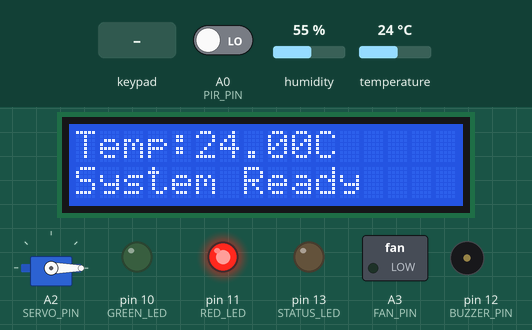
Simulated run of this sketch. Board: Arduino Uno, built with avr-gcc and run on an emulated ATmega328P. Shown: servo, 16×2 character LCD, switched loads named in the sketch (green lamp = pin HIGH), output pins drawn as LEDs (lit = HIGH), buzzer (waves = sounding). Inputs (shaded band) come from the test bench; at power-on: A0 (PIR_PIN) LOW, temperature 24 °C, humidity 55 %.

Above: at 3.2 s.
3.3 s: keypad keys 1 2 3 4 # pressed 0.4 s apart
At 3.51 s:
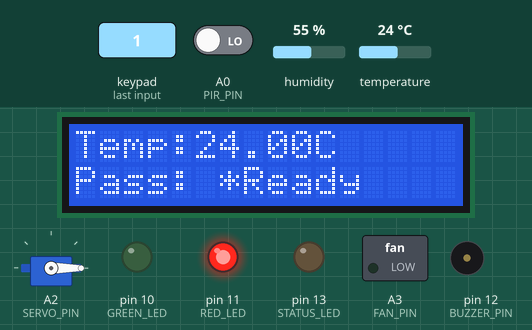
At 6.3 s:
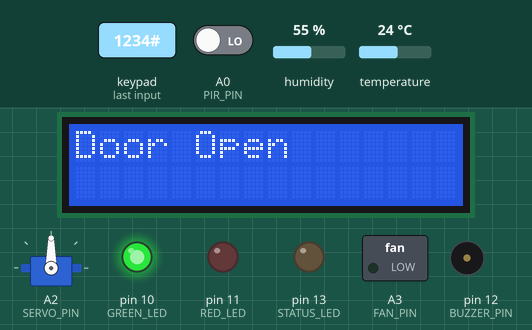
6.8 s: A0 (PIR_PIN) driven HIGH
At 10.8 s:
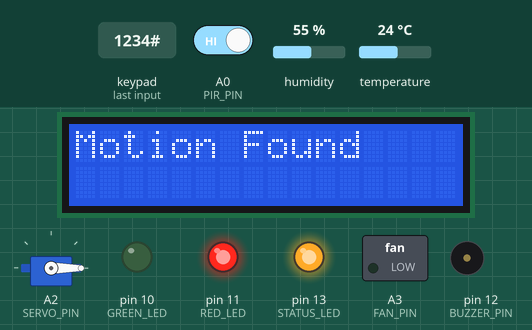
12.4 s: temperature set to 2 °C
17.6 s: key '1' pressed
19.7 s: keypad keys 1 2 3 4 pressed 0.4 s apart
27.3 s: temperature set to 29 °C
32.2 s: temperature set to 32 °C
At 34.7 s:
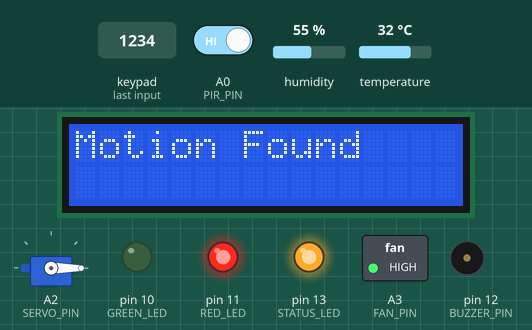
Timing chart, 0 to 37.3 s (numbered marks = the images above; inputs shaded):
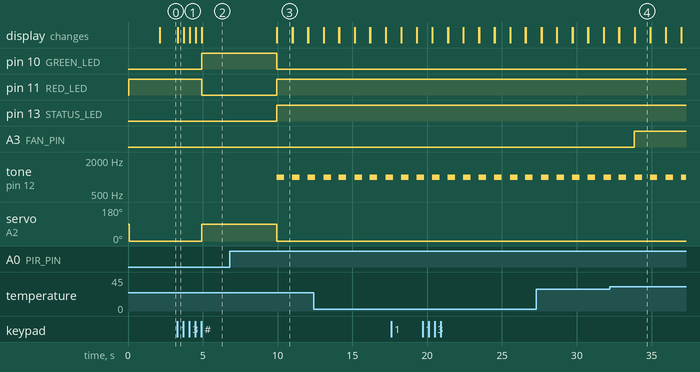

The sketch:

MultiFunctionAutomationAndProtectionSystem.ino
```cpp
#include <Wire.h>
#include <LiquidCrystal_I2C.h>
#include <Keypad.h>
#include <Servo.h>
#include <DHT.h>

// LCD
LiquidCrystal_I2C lcd(0x27, 16, 2);

// DHT11
#define DHTPIN A1
#define DHTTYPE DHT11
DHT dht(DHTPIN, DHTTYPE);

// PIR Sensor
#define PIR_PIN A0

// Servo
#define SERVO_PIN A2
Servo doorServo;

// Fan
#define FAN_PIN A3

// Buzzer
#define BUZZER_PIN 12

// LEDs
#define GREEN_LED 10
#define RED_LED 11
#define STATUS_LED 13

// Password
String password = "1234";
String inputPassword = "";

// Keypad
const byte ROWS = 4;
const byte COLS = 4;

char keys[ROWS][COLS] =
{
  {'1','2','3','A'},
  {'4','5','6','B'},
  {'7','8','9','C'},
  {'*','0','#','D'}
};

byte rowPins[ROWS] = {9,8,7,6};
byte colPins[COLS] = {5,4,3,2};

Keypad keypad = Keypad(makeKeymap(keys), rowPins, colPins, ROWS, COLS);

void lockDoor()
{
  doorServo.write(0);

  digitalWrite(RED_LED, HIGH);
  digitalWrite(GREEN_LED, LOW);

  lcd.clear();
  lcd.print("Door Locked");
}

void unlockDoor()
{
  doorServo.write(90);

  digitalWrite(GREEN_LED, HIGH);
  digitalWrite(RED_LED, LOW);

  lcd.clear();
  lcd.print("Door Open");

  delay(5000);

  lockDoor();
}

void setup()
{
  pinMode(PIR_PIN, INPUT);

  pinMode(BUZZER_PIN, OUTPUT);

  pinMode(GREEN_LED, OUTPUT);
  pinMode(RED_LED, OUTPUT);
  pinMode(STATUS_LED, OUTPUT);

  pinMode(FAN_PIN, OUTPUT);

  doorServo.attach(SERVO_PIN);

  lcd.init();
  lcd.backlight();

  dht.begin();

  lockDoor();

  lcd.setCursor(0,1);
  lcd.print("System Ready");

  delay(2000);
}

void loop()
{
  // PIR Motion Detection
  if(digitalRead(PIR_PIN))
  {
    digitalWrite(STATUS_LED, HIGH);

    tone(BUZZER_PIN, 1000, 500);

    lcd.clear();
    lcd.print("Motion Found");

    delay(1000);
  }
  else
  {
    digitalWrite(STATUS_LED, LOW);
  }

  // DHT11 Reading
  float temp = dht.readTemperature();

  if(temp > 30)
  {
    digitalWrite(FAN_PIN, HIGH);
  }
  else
  {
    digitalWrite(FAN_PIN, LOW);
  }

  // Display Temperature
  lcd.setCursor(0,0);
  lcd.print("Temp:");
  lcd.print(temp);
  lcd.print("C ");

  // Keypad Password
  char key = keypad.getKey();

  if(key)
  {
    if(key == '#')
    {
      lcd.clear();

      if(inputPassword == password)
      {
        lcd.print("Access Granted");
        unlockDoor();
      }
      else
      {
        lcd.print("Wrong Pass");

        for(int i=0;i<3;i++)
        {
          tone(BUZZER_PIN, 1500);
          delay(200);
          noTone(BUZZER_PIN);
          delay(200);
        }
      }

      inputPassword = "";
    }

    else if(key == '*')
    {
      inputPassword = "";

      lcd.clear();
      lcd.print("Cleared");
    }

    else
    {
      inputPassword += key;

      lcd.setCursor(0,1);
      lcd.print("Pass: ");

      for(int i=0;i<inputPassword.length();i++)
      {
        lcd.print("*");
      }
    }
  }
}
```

Measured:
- the behaviour switches between 30 and 31 °C on temperature (found by bisection; images 3 and 4)
- after the input at 3.3 s, pin 10 (GREEN_LED): LOW → HIGH after 1.6 s; pin 11 (RED_LED): HIGH → LOW after 1.6 s; servo on A2 (SERVO_PIN): 0° → 90° after 1.6 s; the display: changes at once (image 1)
- after the input at 6.8 s, pin 13 (STATUS_LED): LOW → HIGH after 3.1 s; tone on pin 12 (BUZZER_PIN): alternates 1000 Hz for 0.50 s and silent for 0.54 s, starting after 3.1 s; the display: first differs from a run without the input after 3.2 s (image 3)
- after the input at 32.2 s, A3 (FAN_PIN): LOW → HIGH after 1.7 s; the display: first differs from a run without the input after 1.7 s (image 4 shows a later state)
- what the display in image 3 shows lasts 1.0 s, from 10.0 s to 11.0 s
